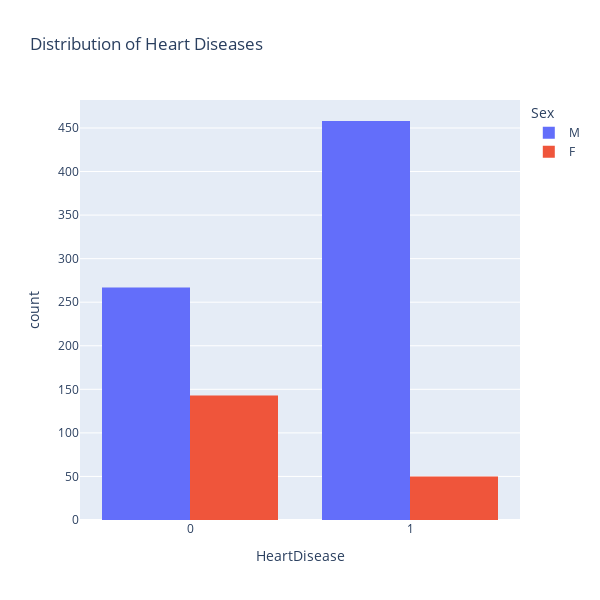

Notebook cell for this chart:
### Code cell
fig=px.histogram(df, 
                 x="HeartDisease",
                 color="Sex",
                 height = 600,
                 width = 600,
                 hover_data=df.columns,
                 title="Distribution of Heart Diseases",
                 barmode="group")
fig.show()

### Figure 1 — Plotly figure (JSON) as saved in the notebook; plotly's stock layout.template omitted (floating-point values rounded to 4 significant figures; data arrays with more than 128 entries replaced by an {"elided": "..."} marker saying what was removed)
{"data": [{"alignmentgroup": "True", "bingroup": "x", "hovertemplate": "Sex=M<br>HeartDisease=%{x}<br>count=%{y}<extra></extra>", "legendgroup": "M", "marker": {"color": "#636efa", "pattern": {"shape": ""}}, "name": "M", "offsetgroup": "M", "orientation": "v", "showlegend": true, "type": "histogram", "x": {"elided": "725 int values"}, "xaxis": "x", "yaxis": "y"}, {"alignmentgroup": "True", "bingroup": "x", "hovertemplate": "Sex=F<br>HeartDisease=%{x}<br>count=%{y}<extra></extra>", "legendgroup": "F", "marker": {"color": "#EF553B", "pattern": {"shape": ""}}, "name": "F", "offsetgroup": "F", "orientation": "v", "showlegend": true, "type": "histogram", "x": {"elided": "193 int values"}, "xaxis": "x", "yaxis": "y"}], "layout": {"barmode": "group", "height": 600, "legend": {"title": {"text": "Sex"}, "tracegroupgap": 0}, "title": {"text": "Distribution of Heart Diseases"}, "width": 600, "xaxis": {"anchor": "y", "domain": [0, 1], "title": {"text": "HeartDisease"}}, "yaxis": {"anchor": "x", "domain": [0, 1], "title": {"text": "count"}}}}
